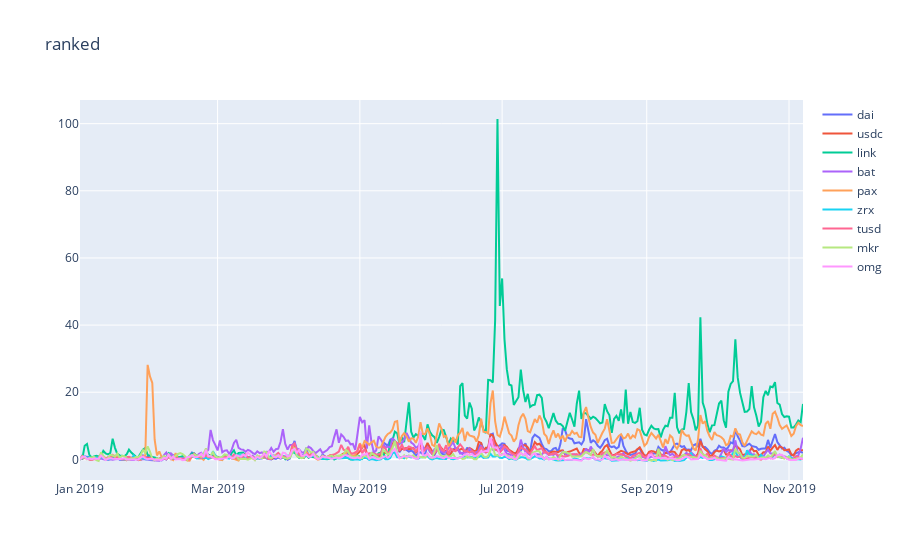

Here is the notebook cell this chart was saved with:
### Code cell
test_chart = LineChartMetricByAssets(title='ranked', metric=ranking_metric, assets=top_10_assets[1:]).create_visual(growth_df)
test_chart.fig.show()

### Figure 1 — Plotly figure (JSON) as saved in the notebook; plotly's stock layout.template omitted (floating-point values rounded to 4 significant figures; data arrays with more than 128 entries replaced by an {"elided": "..."} marker saying what was removed)
{"data": [{"mode": "lines", "name": "dai", "type": "scatter", "x": {"elided": "311 str values"}, "y": {"elided": "311 float values"}}, {"mode": "lines", "name": "usdc", "type": "scatter", "x": {"elided": "311 str values"}, "y": {"elided": "311 float values"}}, {"mode": "lines", "name": "link", "type": "scatter", "x": {"elided": "311 str values"}, "y": {"elided": "311 float values"}}, {"mode": "lines", "name": "bat", "type": "scatter", "x": {"elided": "311 str values"}, "y": {"elided": "311 float values"}}, {"mode": "lines", "name": "pax", "type": "scatter", "x": {"elided": "311 str values"}, "y": {"elided": "311 float values"}}, {"mode": "lines", "name": "zrx", "type": "scatter", "x": {"elided": "311 str values"}, "y": {"elided": "311 float values"}}, {"mode": "lines", "name": "tusd", "type": "scatter", "x": {"elided": "311 str values"}, "y": {"elided": "311 float values"}}, {"mode": "lines", "name": "mkr", "type": "scatter", "x": {"elided": "311 str values"}, "y": {"elided": "311 float values"}}, {"mode": "lines", "name": "omg", "type": "scatter", "x": {"elided": "311 str values"}, "y": {"elided": "311 float values"}}], "layout": {"title": {"text": "ranked"}}}
